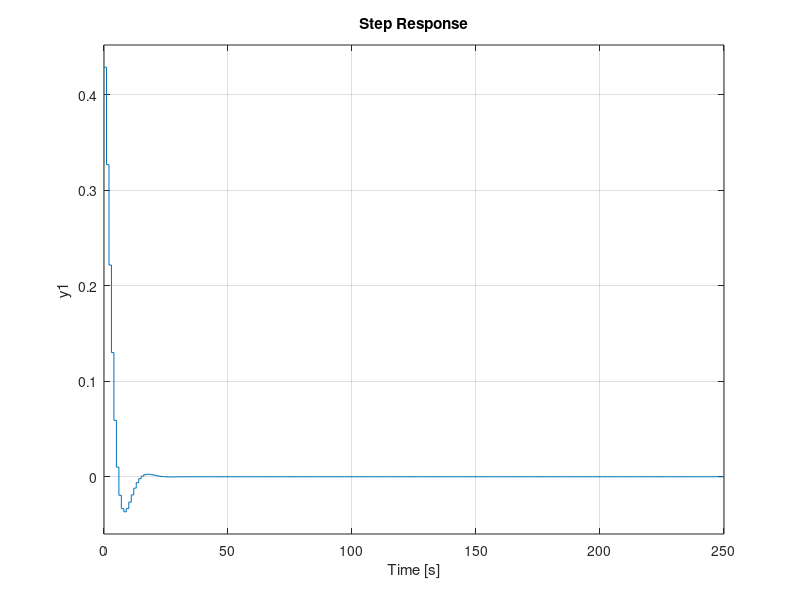

Here is the MATLAB script that generated this plot:
# Show closed-loop pole locations and step response of clock synchronization PLL
1;
function chk (kp, ki, hzPerCount)
controller = parallel(tf([kp], [1]), tf([ki 0], [1 -1], 1.0))
plant = tf([hzPerCount 0], [1 -1], 1.0)
SYS = feedback(controller, plant)
pole(SYS)
abs(pole(SYS))
step(SYS,20)
pause
step(SYS,250)
pause
endfunction

chk(1/16, 1/256, 1)

chk(1/2, 1/4, 1)
